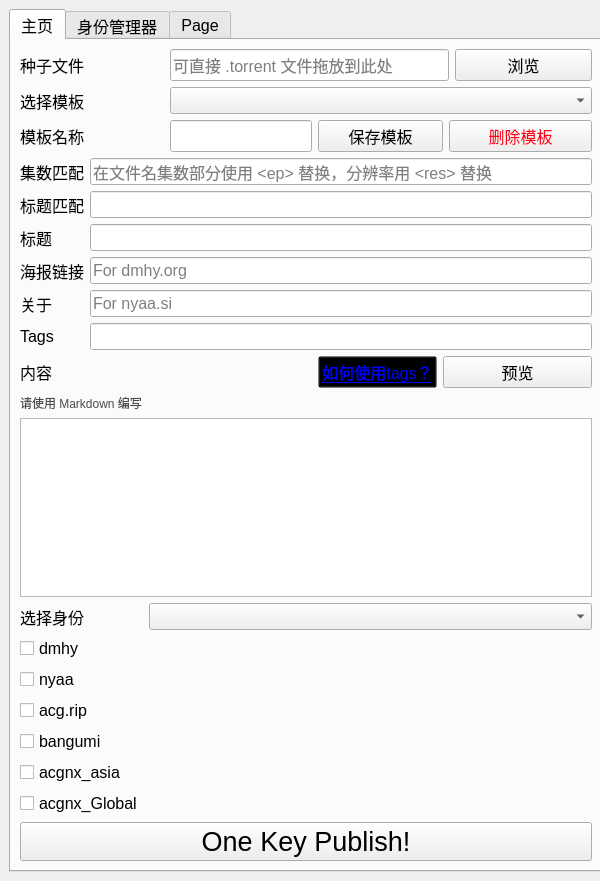
<?xml version="1.0" encoding="UTF-8"?>
<ui version="4.0">
 <class>MainWindow</class>
 <widget class="QMainWindow" name="MainWindow">
  <property name="geometry">
   <rect>
    <x>0</x>
    <y>0</y>
    <width>600</width>
    <height>881</height>
   </rect>
  </property>
  <property name="sizePolicy">
   <sizepolicy hsizetype="Expanding" vsizetype="Expanding">
    <horstretch>0</horstretch>
    <verstretch>0</verstretch>
   </sizepolicy>
  </property>
  <property name="minimumSize">
   <size>
    <width>600</width>
    <height>840</height>
   </size>
  </property>
  <property name="font">
   <font>
    <family>Microsoft YaHei UI</family>
    <pointsize>12</pointsize>
   </font>
  </property>
  <property name="windowTitle">
   <string>OKPGUI by AmusementClub</string>
  </property>
  <widget class="QWidget" name="centralwidget">
   <property name="sizePolicy">
    <sizepolicy hsizetype="Expanding" vsizetype="Expanding">
     <horstretch>0</horstretch>
     <verstretch>0</verstretch>
    </sizepolicy>
   </property>
   <layout class="QGridLayout" name="gridLayout_2">
    <item row="0" column="0">
     <widget class="QTabWidget" name="tab">
      <property name="sizePolicy">
       <sizepolicy hsizetype="Expanding" vsizetype="Expanding">
        <horstretch>0</horstretch>
        <verstretch>0</verstretch>
       </sizepolicy>
      </property>
      <property name="minimumSize">
       <size>
        <width>594</width>
        <height>800</height>
       </size>
      </property>
      <property name="font">
       <font>
        <pointsize>12</pointsize>
        <stylestrategy>PreferDefault</stylestrategy>
       </font>
      </property>
      <property name="styleSheet">
       <string notr="true"/>
      </property>
      <property name="currentIndex">
       <number>0</number>
      </property>
      <widget class="QWidget" name="HomeTab">
       <property name="sizePolicy">
        <sizepolicy hsizetype="Expanding" vsizetype="Expanding">
         <horstretch>0</horstretch>
         <verstretch>0</verstretch>
        </sizepolicy>
       </property>
       <property name="font">
        <font>
         <pointsize>12</pointsize>
        </font>
       </property>
       <attribute name="title">
        <string>主页</string>
       </attribute>
       <layout class="QGridLayout" name="gridLayout">
        <item row="1" column="0" colspan="2">
         <widget class="QLabel" name="label">
          <property name="sizePolicy">
           <sizepolicy hsizetype="Expanding" vsizetype="Expanding">
            <horstretch>0</horstretch>
            <verstretch>0</verstretch>
           </sizepolicy>
          </property>
          <property name="text">
           <string>选择模板</string>
          </property>
         </widget>
        </item>
        <item row="2" column="7" colspan="2">
         <widget class="QPushButton" name="buttonDeleteTemplate">
          <property name="sizePolicy">
           <sizepolicy hsizetype="Expanding" vsizetype="Expanding">
            <horstretch>0</horstretch>
            <verstretch>0</verstretch>
           </sizepolicy>
          </property>
          <property name="autoFillBackground">
           <bool>false</bool>
          </property>
          <property name="styleSheet">
           <string notr="true">color: rgb(255, 0, 30);
font: 12pt &quot;Microsoft YaHei UI&quot;;</string>
          </property>
          <property name="text">
           <string>删除模板</string>
          </property>
          <property name="flat">
           <bool>false</bool>
          </property>
         </widget>
        </item>
        <item row="7" column="0" colspan="9">
         <layout class="QFormLayout" name="formLayout_2">
          <property name="fieldGrowthPolicy">
           <enum>QFormLayout::ExpandingFieldsGrow</enum>
          </property>
          <item row="0" column="0">
           <widget class="QLabel" name="label_12">
            <property name="sizePolicy">
             <sizepolicy hsizetype="Expanding" vsizetype="Expanding">
              <horstretch>0</horstretch>
              <verstretch>0</verstretch>
             </sizepolicy>
            </property>
            <property name="text">
             <string>选择身份</string>
            </property>
           </widget>
          </item>
          <item row="0" column="1">
           <widget class="QComboBox" name="menuSelectCookies">
            <property name="sizePolicy">
             <sizepolicy hsizetype="Expanding" vsizetype="Expanding">
              <horstretch>0</horstretch>
              <verstretch>0</verstretch>
             </sizepolicy>
            </property>
           </widget>
          </item>
          <item row="1" column="0">
           <widget class="QCheckBox" name="checkboxDmhyPublish">
            <property name="sizePolicy">
             <sizepolicy hsizetype="Expanding" vsizetype="Expanding">
              <horstretch>0</horstretch>
              <verstretch>0</verstretch>
             </sizepolicy>
            </property>
            <property name="text">
             <string>dmhy</string>
            </property>
           </widget>
          </item>
          <item row="1" column="1">
           <widget class="QLabel" name="statusDmhy">
            <property name="sizePolicy">
             <sizepolicy hsizetype="Expanding" vsizetype="Expanding">
              <horstretch>0</horstretch>
              <verstretch>0</verstretch>
             </sizepolicy>
            </property>
            <property name="text">
             <string/>
            </property>
           </widget>
          </item>
          <item row="2" column="0">
           <widget class="QCheckBox" name="checkboxNyaaPublish">
            <property name="sizePolicy">
             <sizepolicy hsizetype="Expanding" vsizetype="Expanding">
              <horstretch>0</horstretch>
              <verstretch>0</verstretch>
             </sizepolicy>
            </property>
            <property name="text">
             <string>nyaa</string>
            </property>
           </widget>
          </item>
          <item row="3" column="0">
           <widget class="QCheckBox" name="checkboxAcgripPublish">
            <property name="sizePolicy">
             <sizepolicy hsizetype="Expanding" vsizetype="Expanding">
              <horstretch>0</horstretch>
              <verstretch>0</verstretch>
             </sizepolicy>
            </property>
            <property name="text">
             <string>acg.rip</string>
            </property>
           </widget>
          </item>
          <item row="4" column="0">
           <widget class="QCheckBox" name="checkboxBangumiPublish">
            <property name="sizePolicy">
             <sizepolicy hsizetype="Expanding" vsizetype="Expanding">
              <horstretch>0</horstretch>
              <verstretch>0</verstretch>
             </sizepolicy>
            </property>
            <property name="text">
             <string>bangumi</string>
            </property>
           </widget>
          </item>
          <item row="5" column="0">
           <widget class="QCheckBox" name="checkboxAcgnxasiaPublish">
            <property name="sizePolicy">
             <sizepolicy hsizetype="Expanding" vsizetype="Expanding">
              <horstretch>0</horstretch>
              <verstretch>0</verstretch>
             </sizepolicy>
            </property>
            <property name="text">
             <string>acgnx_asia</string>
            </property>
           </widget>
          </item>
          <item row="6" column="0">
           <widget class="QCheckBox" name="checkboxAcgnxglobalPublish">
            <property name="sizePolicy">
             <sizepolicy hsizetype="Expanding" vsizetype="Expanding">
              <horstretch>0</horstretch>
              <verstretch>0</verstretch>
             </sizepolicy>
            </property>
            <property name="text">
             <string>acgnx_Global</string>
            </property>
           </widget>
          </item>
          <item row="2" column="1">
           <widget class="QLabel" name="statusNyaa">
            <property name="sizePolicy">
             <sizepolicy hsizetype="Expanding" vsizetype="Expanding">
              <horstretch>0</horstretch>
              <verstretch>0</verstretch>
             </sizepolicy>
            </property>
            <property name="text">
             <string/>
            </property>
           </widget>
          </item>
          <item row="3" column="1">
           <widget class="QLabel" name="statusAcgrip">
            <property name="sizePolicy">
             <sizepolicy hsizetype="Expanding" vsizetype="Expanding">
              <horstretch>0</horstretch>
              <verstretch>0</verstretch>
             </sizepolicy>
            </property>
            <property name="text">
             <string/>
            </property>
           </widget>
          </item>
          <item row="4" column="1">
           <widget class="QLabel" name="statusBangumi">
            <property name="sizePolicy">
             <sizepolicy hsizetype="Expanding" vsizetype="Expanding">
              <horstretch>0</horstretch>
              <verstretch>0</verstretch>
             </sizepolicy>
            </property>
            <property name="text">
             <string/>
            </property>
           </widget>
          </item>
          <item row="5" column="1">
           <widget class="QLabel" name="statusAcgnxasia">
            <property name="sizePolicy">
             <sizepolicy hsizetype="Expanding" vsizetype="Expanding">
              <horstretch>0</horstretch>
              <verstretch>0</verstretch>
             </sizepolicy>
            </property>
            <property name="text">
             <string/>
            </property>
           </widget>
          </item>
          <item row="6" column="1">
           <widget class="QLabel" name="statusAcgnxGlobal">
            <property name="sizePolicy">
             <sizepolicy hsizetype="Expanding" vsizetype="Expanding">
              <horstretch>0</horstretch>
              <verstretch>0</verstretch>
             </sizepolicy>
            </property>
            <property name="text">
             <string/>
            </property>
           </widget>
          </item>
         </layout>
        </item>
        <item row="0" column="2" colspan="6">
         <widget class="QLineEdit" name="textTorrentPath">
          <property name="sizePolicy">
           <sizepolicy hsizetype="Expanding" vsizetype="Expanding">
            <horstretch>0</horstretch>
            <verstretch>0</verstretch>
           </sizepolicy>
          </property>
          <property name="placeholderText">
           <string>可直接 .torrent 文件拖放到此处</string>
          </property>
         </widget>
        </item>
        <item row="2" column="5" colspan="2">
         <widget class="QPushButton" name="buttonSaveTemplate">
          <property name="sizePolicy">
           <sizepolicy hsizetype="Expanding" vsizetype="Expanding">
            <horstretch>0</horstretch>
            <verstretch>0</verstretch>
           </sizepolicy>
          </property>
          <property name="text">
           <string>保存模板</string>
          </property>
         </widget>
        </item>
        <item row="8" column="0" colspan="9">
         <widget class="QPushButton" name="buttonOKP">
          <property name="sizePolicy">
           <sizepolicy hsizetype="Expanding" vsizetype="Expanding">
            <horstretch>0</horstretch>
            <verstretch>0</verstretch>
           </sizepolicy>
          </property>
          <property name="font">
           <font>
            <pointsize>20</pointsize>
           </font>
          </property>
          <property name="text">
           <string>One Key Publish!</string>
          </property>
         </widget>
        </item>
        <item row="4" column="5">
         <widget class="QPushButton" name="buttonHowToUseTags">
          <property name="font">
           <font>
            <family>Microsoft YaHei UI</family>
            <pointsize>12</pointsize>
            <weight>50</weight>
            <italic>false</italic>
            <bold>false</bold>
            <underline>true</underline>
           </font>
          </property>
          <property name="cursor">
           <cursorShape>PointingHandCursor</cursorShape>
          </property>
          <property name="styleSheet">
           <string notr="true">background-color: rgba(0,0,0,0);
font: 12pt &quot;Microsoft YaHei UI&quot;;
color:rgb(0, 0, 255)</string>
          </property>
          <property name="text">
           <string>如何使用tags？</string>
          </property>
         </widget>
        </item>
        <item row="4" column="0">
         <widget class="QLabel" name="label_9">
          <property name="sizePolicy">
           <sizepolicy hsizetype="Expanding" vsizetype="Expanding">
            <horstretch>0</horstretch>
            <verstretch>0</verstretch>
           </sizepolicy>
          </property>
          <property name="text">
           <string>内容</string>
          </property>
         </widget>
        </item>
        <item row="2" column="2" colspan="3">
         <widget class="QLineEdit" name="textTemplateName">
          <property name="sizePolicy">
           <sizepolicy hsizetype="Expanding" vsizetype="Expanding">
            <horstretch>0</horstretch>
            <verstretch>0</verstretch>
           </sizepolicy>
          </property>
         </widget>
        </item>
        <item row="0" column="8">
         <widget class="QPushButton" name="buttonBrowse">
          <property name="sizePolicy">
           <sizepolicy hsizetype="Expanding" vsizetype="Expanding">
            <horstretch>0</horstretch>
            <verstretch>0</verstretch>
           </sizepolicy>
          </property>
          <property name="text">
           <string>浏览</string>
          </property>
         </widget>
        </item>
        <item row="6" column="0" colspan="9">
         <widget class="QTextEdit" name="textDescription">
          <property name="sizePolicy">
           <sizepolicy hsizetype="Expanding" vsizetype="Expanding">
            <horstretch>0</horstretch>
            <verstretch>0</verstretch>
           </sizepolicy>
          </property>
         </widget>
        </item>
        <item row="2" column="0" colspan="2">
         <widget class="QLabel" name="label_2">
          <property name="sizePolicy">
           <sizepolicy hsizetype="Expanding" vsizetype="Expanding">
            <horstretch>0</horstretch>
            <verstretch>0</verstretch>
           </sizepolicy>
          </property>
          <property name="text">
           <string>模板名称</string>
          </property>
         </widget>
        </item>
        <item row="0" column="0" colspan="2">
         <widget class="QLabel" name="label_3">
          <property name="sizePolicy">
           <sizepolicy hsizetype="Expanding" vsizetype="Expanding">
            <horstretch>0</horstretch>
            <verstretch>0</verstretch>
           </sizepolicy>
          </property>
          <property name="text">
           <string>种子文件</string>
          </property>
         </widget>
        </item>
        <item row="1" column="2" colspan="7">
         <widget class="QComboBox" name="menuTemplateSelection">
          <property name="sizePolicy">
           <sizepolicy hsizetype="Expanding" vsizetype="Expanding">
            <horstretch>0</horstretch>
            <verstretch>0</verstretch>
           </sizepolicy>
          </property>
          <property name="whatsThis">
           <string>&lt;html&gt;&lt;head/&gt;&lt;body&gt;&lt;p&gt;第一次使用请选择「新模板」&lt;/p&gt;&lt;/body&gt;&lt;/html&gt;</string>
          </property>
          <item>
           <property name="text">
            <string/>
           </property>
          </item>
         </widget>
        </item>
        <item row="4" column="6" colspan="3">
         <widget class="QPushButton" name="buttonPreviewMarkdown">
          <property name="sizePolicy">
           <sizepolicy hsizetype="Expanding" vsizetype="Expanding">
            <horstretch>0</horstretch>
            <verstretch>0</verstretch>
           </sizepolicy>
          </property>
          <property name="text">
           <string>预览</string>
          </property>
         </widget>
        </item>
        <item row="3" column="0" colspan="9">
         <layout class="QFormLayout" name="formLayout">
          <property name="fieldGrowthPolicy">
           <enum>QFormLayout::ExpandingFieldsGrow</enum>
          </property>
          <item row="0" column="0">
           <widget class="QLabel" name="label_4">
            <property name="sizePolicy">
             <sizepolicy hsizetype="Expanding" vsizetype="Expanding">
              <horstretch>0</horstretch>
              <verstretch>0</verstretch>
             </sizepolicy>
            </property>
            <property name="text">
             <string>集数匹配</string>
            </property>
           </widget>
          </item>
          <item row="0" column="1">
           <widget class="QLineEdit" name="textEpPattern">
            <property name="sizePolicy">
             <sizepolicy hsizetype="Expanding" vsizetype="Expanding">
              <horstretch>0</horstretch>
              <verstretch>0</verstretch>
             </sizepolicy>
            </property>
            <property name="toolTip">
             <string>&lt;html&gt;&lt;head/&gt;&lt;body&gt;&lt;p&gt;测试&lt;/p&gt;&lt;/body&gt;&lt;/html&gt;</string>
            </property>
            <property name="whatsThis">
             <string>&lt;html&gt;&lt;head/&gt;&lt;body&gt;&lt;p&gt;测试&lt;/p&gt;&lt;/body&gt;&lt;/html&gt;</string>
            </property>
            <property name="placeholderText">
             <string>在文件名集数部分使用 &lt;ep&gt; 替换，分辨率用 &lt;res&gt; 替换</string>
            </property>
           </widget>
          </item>
          <item row="2" column="0">
           <widget class="QLabel" name="label_5">
            <property name="sizePolicy">
             <sizepolicy hsizetype="Expanding" vsizetype="Expanding">
              <horstretch>0</horstretch>
              <verstretch>0</verstretch>
             </sizepolicy>
            </property>
            <property name="text">
             <string>标题匹配</string>
            </property>
           </widget>
          </item>
          <item row="2" column="1">
           <widget class="QLineEdit" name="textTitlePattern">
            <property name="sizePolicy">
             <sizepolicy hsizetype="Expanding" vsizetype="Expanding">
              <horstretch>0</horstretch>
              <verstretch>0</verstretch>
             </sizepolicy>
            </property>
           </widget>
          </item>
          <item row="3" column="0">
           <widget class="QLabel" name="Lable">
            <property name="sizePolicy">
             <sizepolicy hsizetype="Expanding" vsizetype="Expanding">
              <horstretch>0</horstretch>
              <verstretch>0</verstretch>
             </sizepolicy>
            </property>
            <property name="text">
             <string>标题</string>
            </property>
           </widget>
          </item>
          <item row="3" column="1">
           <widget class="QLineEdit" name="textTitle">
            <property name="sizePolicy">
             <sizepolicy hsizetype="Expanding" vsizetype="Expanding">
              <horstretch>0</horstretch>
              <verstretch>0</verstretch>
             </sizepolicy>
            </property>
           </widget>
          </item>
          <item row="4" column="0">
           <widget class="QLabel" name="label_7">
            <property name="sizePolicy">
             <sizepolicy hsizetype="Expanding" vsizetype="Expanding">
              <horstretch>0</horstretch>
              <verstretch>0</verstretch>
             </sizepolicy>
            </property>
            <property name="text">
             <string>海报链接</string>
            </property>
           </widget>
          </item>
          <item row="4" column="1">
           <widget class="QLineEdit" name="textPoster">
            <property name="sizePolicy">
             <sizepolicy hsizetype="Expanding" vsizetype="Expanding">
              <horstretch>0</horstretch>
              <verstretch>0</verstretch>
             </sizepolicy>
            </property>
            <property name="placeholderText">
             <string>For dmhy.org</string>
            </property>
           </widget>
          </item>
          <item row="5" column="0">
           <widget class="QLabel" name="label_8">
            <property name="sizePolicy">
             <sizepolicy hsizetype="Expanding" vsizetype="Expanding">
              <horstretch>0</horstretch>
              <verstretch>0</verstretch>
             </sizepolicy>
            </property>
            <property name="text">
             <string>关于</string>
            </property>
           </widget>
          </item>
          <item row="5" column="1">
           <widget class="QLineEdit" name="textAbout">
            <property name="sizePolicy">
             <sizepolicy hsizetype="Expanding" vsizetype="Expanding">
              <horstretch>0</horstretch>
              <verstretch>0</verstretch>
             </sizepolicy>
            </property>
            <property name="placeholderText">
             <string>For nyaa.si</string>
            </property>
           </widget>
          </item>
          <item row="6" column="1">
           <widget class="QLineEdit" name="textTags">
            <property name="sizePolicy">
             <sizepolicy hsizetype="Expanding" vsizetype="Expanding">
              <horstretch>0</horstretch>
              <verstretch>0</verstretch>
             </sizepolicy>
            </property>
            <property name="placeholderText">
             <string/>
            </property>
           </widget>
          </item>
          <item row="6" column="0">
           <widget class="QLabel" name="label_18">
            <property name="sizePolicy">
             <sizepolicy hsizetype="Expanding" vsizetype="Expanding">
              <horstretch>0</horstretch>
              <verstretch>0</verstretch>
             </sizepolicy>
            </property>
            <property name="text">
             <string>Tags</string>
            </property>
           </widget>
          </item>
         </layout>
        </item>
        <item row="5" column="0">
         <widget class="QLabel" name="label_10">
          <property name="sizePolicy">
           <sizepolicy hsizetype="Expanding" vsizetype="Expanding">
            <horstretch>0</horstretch>
            <verstretch>0</verstretch>
           </sizepolicy>
          </property>
          <property name="font">
           <font>
            <pointsize>9</pointsize>
           </font>
          </property>
          <property name="styleSheet">
           <string notr="true">color:rgb(75, 75, 75)
</string>
          </property>
          <property name="text">
           <string>请使用 Markdown 编写</string>
          </property>
         </widget>
        </item>
       </layout>
      </widget>
      <widget class="QWidget" name="CookiesManagerTab">
       <attribute name="title">
        <string>身份管理器</string>
       </attribute>
       <layout class="QGridLayout" name="gridLayout_3">
        <item row="2" column="0" colspan="4">
         <layout class="QFormLayout" name="formLayout_3">
          <item row="0" column="0">
           <widget class="QLabel" name="label_16">
            <property name="text">
             <string>登录发布网站</string>
            </property>
           </widget>
          </item>
          <item row="0" column="1">
           <widget class="QLabel" name="label_17">
            <property name="text">
             <string>发布组名称</string>
            </property>
           </widget>
          </item>
          <item row="1" column="0">
           <widget class="QPushButton" name="buttonDmhyLogin">
            <property name="sizePolicy">
             <sizepolicy hsizetype="Minimum" vsizetype="Fixed">
              <horstretch>0</horstretch>
              <verstretch>0</verstretch>
             </sizepolicy>
            </property>
            <property name="text">
             <string>dmhy</string>
            </property>
           </widget>
          </item>
          <item row="1" column="1">
           <widget class="QLineEdit" name="textDmhyName"/>
          </item>
          <item row="2" column="0">
           <widget class="QPushButton" name="buttonNyaaLogin">
            <property name="text">
             <string>nyaa</string>
            </property>
           </widget>
          </item>
          <item row="2" column="1">
           <widget class="QLineEdit" name="textNyaaName">
            <property name="readOnly">
             <bool>false</bool>
            </property>
           </widget>
          </item>
          <item row="3" column="0">
           <widget class="QPushButton" name="buttonAcgripLogin">
            <property name="text">
             <string>acg.rip</string>
            </property>
           </widget>
          </item>
          <item row="3" column="1">
           <widget class="QLineEdit" name="textAcgripName"/>
          </item>
          <item row="4" column="0">
           <widget class="QPushButton" name="buttonBangumiLogin">
            <property name="text">
             <string>bangumi</string>
            </property>
           </widget>
          </item>
          <item row="4" column="1">
           <widget class="QLineEdit" name="textBangumiName"/>
          </item>
          <item row="5" column="0">
           <widget class="QPushButton" name="buttonAcgnxasiaLogin">
            <property name="text">
             <string>acgnx_asia</string>
            </property>
           </widget>
          </item>
          <item row="5" column="1">
           <widget class="QLineEdit" name="textAcgnxasiaName"/>
          </item>
          <item row="6" column="0">
           <widget class="QPushButton" name="buttonAcgnxglobalLogin">
            <property name="text">
             <string>acgnx_global</string>
            </property>
           </widget>
          </item>
          <item row="6" column="1">
           <widget class="QLineEdit" name="textAcgnxglobalName"/>
          </item>
         </layout>
        </item>
        <item row="1" column="0">
         <widget class="QLabel" name="label_15">
          <property name="text">
           <string>身份名称</string>
          </property>
         </widget>
        </item>
        <item row="1" column="2">
         <widget class="QPushButton" name="buttonSaveProfile">
          <property name="text">
           <string>保存身份</string>
          </property>
         </widget>
        </item>
        <item row="1" column="1">
         <widget class="QLineEdit" name="textProfileName"/>
        </item>
        <item row="0" column="1" colspan="3">
         <widget class="QComboBox" name="menuProfileSelection">
          <property name="whatsThis">
           <string>&lt;html&gt;&lt;head/&gt;&lt;body&gt;&lt;p&gt;第一次使用请选择「新模板」&lt;/p&gt;&lt;/body&gt;&lt;/html&gt;</string>
          </property>
          <item>
           <property name="text">
            <string>新身份</string>
           </property>
          </item>
         </widget>
        </item>
        <item row="4" column="0" colspan="4">
         <widget class="QTextEdit" name="textCookies">
          <property name="cursor" stdset="0">
           <cursorShape>IBeamCursor</cursorShape>
          </property>
          <property name="documentTitle">
           <string/>
          </property>
          <property name="lineWrapMode">
           <enum>QTextEdit::NoWrap</enum>
          </property>
         </widget>
        </item>
        <item row="3" column="0">
         <widget class="QLabel" name="label_14">
          <property name="text">
           <string>Cookies 文件：</string>
          </property>
         </widget>
        </item>
        <item row="0" column="0">
         <widget class="QLabel" name="label_13">
          <property name="text">
           <string>选择身份</string>
          </property>
         </widget>
        </item>
        <item row="1" column="3">
         <widget class="QPushButton" name="buttonDeleteProfile">
          <property name="styleSheet">
           <string notr="true">color: rgb(255, 0, 30);
font: 12pt &quot;Microsoft YaHei UI&quot;;</string>
          </property>
          <property name="text">
           <string>删除身份</string>
          </property>
         </widget>
        </item>
        <item row="5" column="1">
         <widget class="QLabel" name="label_6">
          <property name="text">
           <string>必须保存身份后，改动才会生效！</string>
          </property>
         </widget>
        </item>
       </layout>
      </widget>
      <widget class="QWidget" name="tab_2">
       <attribute name="title">
        <string>Page</string>
       </attribute>
       <widget class="QWidget" name="verticalLayoutWidget">
        <property name="geometry">
         <rect>
          <x>0</x>
          <y>0</y>
          <width>581</width>
          <height>821</height>
         </rect>
        </property>
        <layout class="QVBoxLayout" name="verticalLayout">
         <item>
          <widget class="QTextBrowser" name="textBrowser">
           <property name="html">
            <string>&lt;!DOCTYPE HTML PUBLIC &quot;-//W3C//DTD HTML 4.0//EN&quot; &quot;http://www.w3.org/TR/REC-html40/strict.dtd&quot;&gt;
&lt;html&gt;&lt;head&gt;&lt;meta name=&quot;qrichtext&quot; content=&quot;1&quot; /&gt;&lt;style type=&quot;text/css&quot;&gt;
p, li { white-space: pre-wrap; }
&lt;/style&gt;&lt;/head&gt;&lt;body style=&quot; font-family:'Microsoft YaHei UI'; font-size:12pt; font-weight:400; font-style:normal;&quot;&gt;
&lt;p style=&quot; margin-top:0px; margin-bottom:0px; margin-left:0px; margin-right:0px; -qt-block-indent:0; text-indent:0px;&quot;&gt;此软件为 &lt;a href=&quot;https://github.com/AmusementClub/OKP&quot;&gt;&lt;span style=&quot; text-decoration: underline; color:#0000ff;&quot;&gt;OKP&lt;/span&gt;&lt;/a&gt; 的 GUI，由&lt;a href=&quot;https://github.com/AmusementClub&quot;&gt;&lt;span style=&quot; text-decoration: underline; color:#0000ff;&quot;&gt;娱乐部&lt;/span&gt;&lt;/a&gt;制作，用于快速在多个 BT 资源站发布种子。&lt;/p&gt;
&lt;p style=&quot; margin-top:0px; margin-bottom:0px; margin-left:0px; margin-right:0px; -qt-block-indent:0; text-indent:0px;&quot;&gt;使用方法参见 GitHub 上的 &lt;a href=&quot;https://github.com/AmusementClub/OKPGUI&quot;&gt;&lt;span style=&quot; text-decoration: underline; color:#0000ff;&quot;&gt;README&lt;/span&gt;&lt;/a&gt;。&lt;/p&gt;
&lt;p style=&quot;-qt-paragraph-type:empty; margin-top:0px; margin-bottom:0px; margin-left:0px; margin-right:0px; -qt-block-indent:0; text-indent:0px;&quot;&gt;&lt;br /&gt;&lt;/p&gt;
&lt;p style=&quot;-qt-paragraph-type:empty; margin-top:0px; margin-bottom:0px; margin-left:0px; margin-right:0px; -qt-block-indent:0; text-indent:0px;&quot;&gt;&lt;br /&gt;&lt;/p&gt;
&lt;p style=&quot;-qt-paragraph-type:empty; margin-top:0px; margin-bottom:0px; margin-left:0px; margin-right:0px; -qt-block-indent:0; text-indent:0px;&quot;&gt;&lt;br /&gt;&lt;/p&gt;
&lt;p style=&quot;-qt-paragraph-type:empty; margin-top:0px; margin-bottom:0px; margin-left:0px; margin-right:0px; -qt-block-indent:0; text-indent:0px;&quot;&gt;&lt;br /&gt;&lt;/p&gt;
&lt;p style=&quot;-qt-paragraph-type:empty; margin-top:0px; margin-bottom:0px; margin-left:0px; margin-right:0px; -qt-block-indent:0; text-indent:0px;&quot;&gt;&lt;br /&gt;&lt;/p&gt;
&lt;p style=&quot;-qt-paragraph-type:empty; margin-top:0px; margin-bottom:0px; margin-left:0px; margin-right:0px; -qt-block-indent:0; text-indent:0px;&quot;&gt;&lt;br /&gt;&lt;/p&gt;
&lt;p style=&quot;-qt-paragraph-type:empty; margin-top:0px; margin-bottom:0px; margin-left:0px; margin-right:0px; -qt-block-indent:0; text-indent:0px;&quot;&gt;&lt;br /&gt;&lt;/p&gt;
&lt;p style=&quot; margin-top:0px; margin-bottom:0px; margin-left:0px; margin-right:0px; -qt-block-indent:0; text-indent:0px;&quot;&gt;作者：&lt;a href=&quot;https://github.com/tastysugar&quot;&gt;&lt;span style=&quot; text-decoration: underline; color:#0000ff;&quot;&gt;tastySugar&lt;/span&gt;&lt;/a&gt;&lt;/p&gt;
&lt;p style=&quot;-qt-paragraph-type:empty; margin-top:0px; margin-bottom:0px; margin-left:0px; margin-right:0px; -qt-block-indent:0; text-indent:0px;&quot;&gt;&lt;br /&gt;&lt;/p&gt;
&lt;p style=&quot;-qt-paragraph-type:empty; margin-top:0px; margin-bottom:0px; margin-left:0px; margin-right:0px; -qt-block-indent:0; text-indent:0px;&quot;&gt;&lt;br /&gt;&lt;/p&gt;&lt;/body&gt;&lt;/html&gt;</string>
           </property>
          </widget>
         </item>
        </layout>
       </widget>
      </widget>
     </widget>
    </item>
   </layout>
  </widget>
 </widget>
 <resources/>
 <connections/>
</ui>
